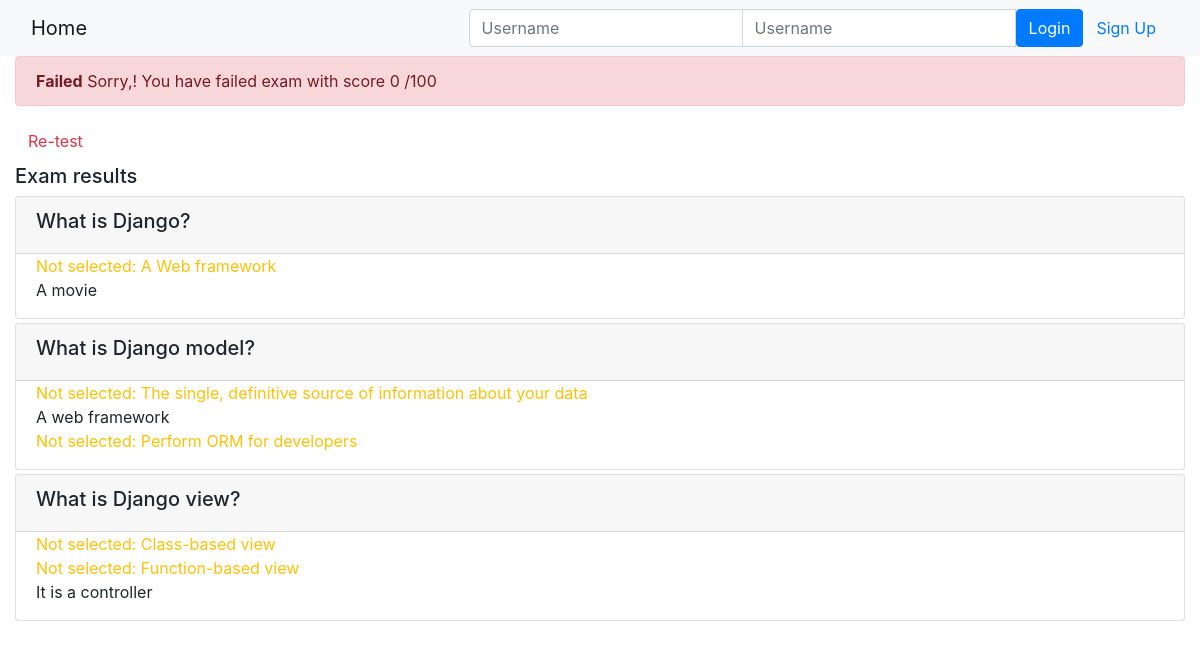
Page /onlinecourse/course/1/submission/1/result/ on the committed database.
### onlinecourse/models.py (models this page shows, shortened)
class Question(models.Model):
    course = models.ForeignKey(Course, on_delete=models.CASCADE)
    content = models.CharField(max_length=200,default="")
    grade = models.IntegerField(default=20)

class Choice(models.Model):
    question = models.ForeignKey(Question, on_delete=models.CASCADE, default="")
    content = models.CharField(max_length=200,default="")
    is_correct = models.BooleanField(default=False)

### onlinecourse/views.py (the view)
# urls.py: path('course/<int:course_id>/submission/<int:submission_id>/result/',view=views.show_exam_result, name='exam_result'),
def show_exam_result(request, course_id, submission_id):
    context = {}
    course = get_object_or_404(Course, pk=course_id)
    submission = Submission.objects.get(id=submission_id)
    choices = submission.choices.all()
    total_score = 0
    for choice in choices:
        if choice.is_correct:
            total_score += choice.question.grade
    context['course'] = course
    context['grade'] = total_score
    context['choices'] = choices
    return render(request, 'onlinecourse/exam_result_bootstrap.html', context)

### onlinecourse/templates/onlinecourse/exam_result_bootstrap.html (shortened to what this page needs)
<!DOCTYPE html>
<html lang="en">
<head>
    {% load static %}
    <link rel="stylesheet" href="https://maxcdn.bootstrapcdn.com/bootstrap/4.5.2/css/bootstrap.min.css">
</head>
<body>
 <nav class="navbar navbar-light bg-light">
    <div class="container-fluid">
        <div class="navbar-header">
              <a class="navbar-brand" href="{% url 'onlinecourse:index' %}">Home</a>
        </div>
        <ul class="nav navbar-nav navbar-right">
            {% if user.is_authenticated %}
            <li>
                <a class="btn btn-link" href="#">{{ user.first_name }}({{ user.username }})</a>
                <a class="btn btn-link" href="{% url 'onlinecourse:logout' %}">Logout</a>
            </li>
            {% else %}
            <li>
                <form class="form-inline" action="{% url 'onlinecourse:login' %}" method="post">
                    <div class="input-group">
                        <input type="text" class="form-control" placeholder="Username" name="username" >
                        <input type="password" class="form-control" placeholder="Username" name="psw" >
                        <button class="btn btn-primary" type="submit">Login</button>
                        <a class="btn btn-link" href="{% url 'onlinecourse:registration' %}">Sign Up</a>
                    </div>
                </form>
            </li>
            {% endif %}
        </ul>
    </div>
</nav>
<div class="container-fluid">
    {% if grade > 80 %}
    <div class="alert alert-success">
       <strong>Congratulations, {{ user.username }} !</strong> You have passed the exam and completed the course with a score {{ grade }} /100
    </div>
        {% else %}
        <div class="alert alert-danger">
            <strong>Failed</strong> Sorry,{{ user.username }}! You have failed exam with score {{ grade }} /100
        </div>
        <a class="btn btn-link text-danger" href="{% url 'onlinecourse:course_details' course.id %}">Re-test</a>
        {% endif %}
        <div class="card-columns-vertical mt-1">
        <h5 class="">Exam results</h5>
            {% for question in course.question_set.all %}
            <div class="card mt-1">
                <div class="card-header"><h5>{{ question.content }}</h5></div>
                <div class="form-group">
                    {% for choice in question.choice_set.all %}
                    <div class="form-check">
                        {% if choice.is_correct and choice in choices %}
                        <div class="text-success">Correct answer: {{ choice.content }}</div>
                        {% else %}{% if choice.is_correct and not choice in choices %}
                        <div class="text-warning">Not selected: {{ choice.content }}</div>
                        {% else %}{% if not choice.is_correct and choice in choices %}
                        <div class="text-danger">Wrong answer: {{ choice.content }}</div>
                        {% else %}
                        <div>{{ choice.content }}</div>
                        {% endif %}{% endif %}{% endif %}
                    </div>
                    {% endfor %}
                </div>
            </div>
            {% endfor %}
        </div>
    </div>
</body>
</html>

### rows in the picture
Question: content "What is Django?"
Choice: content "A Web framework"
Choice: content "A movie"
Question: content "What is Django model?"
Choice: content "The single, definitive source of information about your data"
Choice: content "A web framework"
Choice: content "Perform ORM for developers"
Question: content "What is Django view?"
Choice: content "Class-based view"
Choice: content "Function-based view"
Choice: content "It is a controller"

### other values in the picture
{{ grade }} "0"
